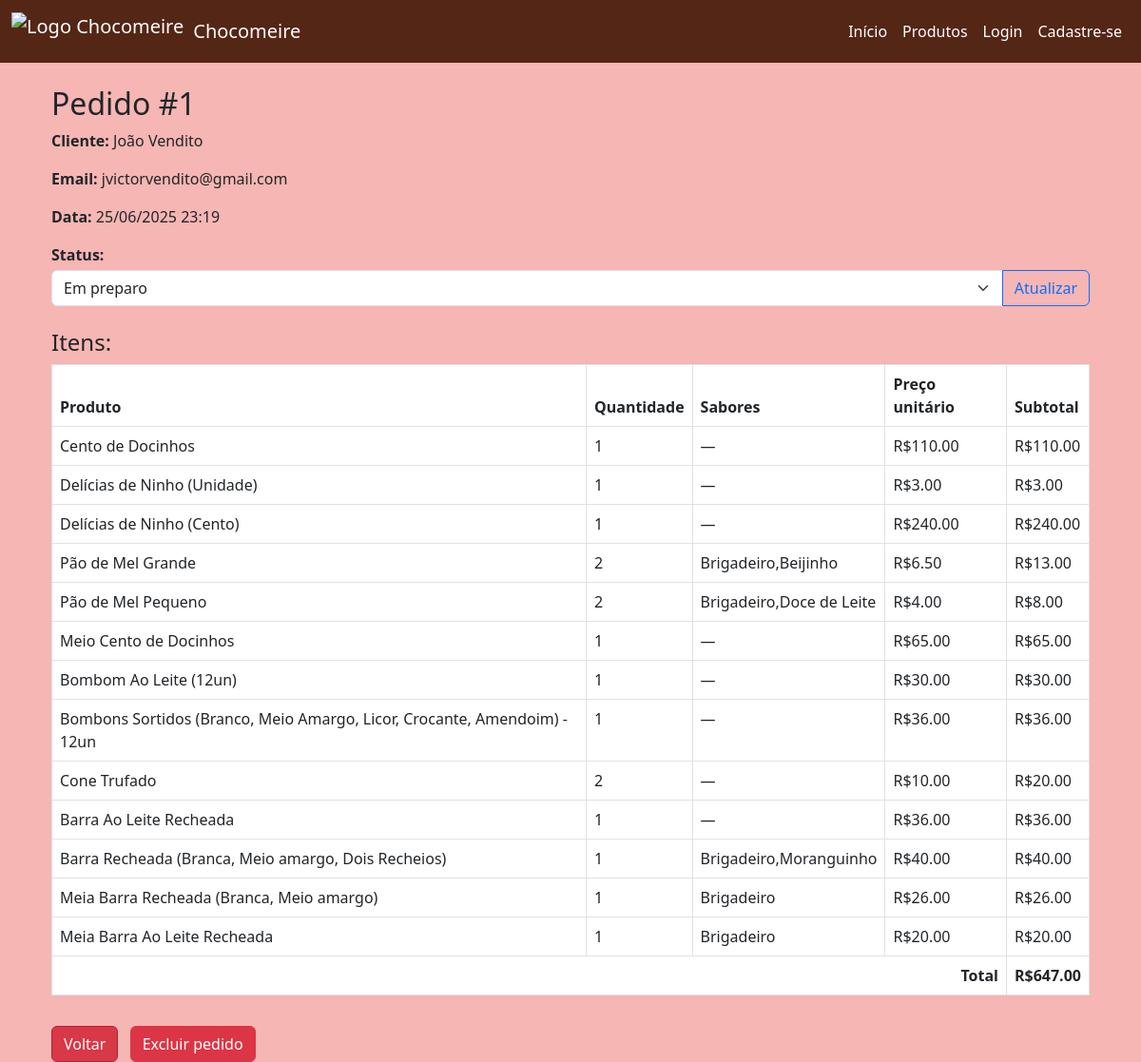
/admin/pedido/1 (signed in), run on the app's committed database.
### models/pedido.py (models this page shows, shortened)
class Pedido(db.Model):
    id = db.Column(db.Integer, primary_key=True)
    cliente_id = db.Column(db.Integer, db.ForeignKey('cliente.id'), nullable=False)
    cliente = db.relationship('Cliente', backref='pedidos')  # ✅ relacionamento com cliente
    status = db.Column(db.String(50), default="Pendente")
    data_criacao = db.Column(db.DateTime, default=datetime.utcnow)  # ✅ campo de data
    itens = db.relationship('ItemPedido', backref='pedido', lazy=True, cascade="all, delete-orphan")

class ItemPedido(db.Model):
    id = db.Column(db.Integer, primary_key=True)
    produto_id = db.Column(db.Integer, db.ForeignKey('produto.id'), nullable=False)
    pedido_id = db.Column(db.Integer, db.ForeignKey('pedido.id'), nullable=False)
    quantidade = db.Column(db.Integer, nullable=False)
    sabores = db.Column(db.String, nullable=True)  # ✅ campo de sabores
    produto = db.relationship('Produto', backref='itens_pedidos')

### models/cliente.py (models this page shows, shortened)
class Cliente(db.Model):
    id = db.Column(db.Integer, primary_key=True)
    nome = db.Column(db.String(100), nullable=False)
    email = db.Column(db.String(100), unique=True, nullable=False)

### models/produto.py (models this page shows, shortened)
class Produto(db.Model):
    id = db.Column(db.Integer, primary_key=True)
    nome = db.Column(db.String(100), nullable=False)
    preco = db.Column(db.Float, nullable=False)
    estoque = db.Column(db.Integer, nullable=False)
    imagem = db.Column(db.String(200), nullable=True)

### app.py (the view)
@app.route('/admin/pedido/<int:pedido_id>')
def admin_detalhes_pedido(pedido_id):
    if not is_admin():
        flash("Acesso restrito ao administrador!", "error")
        return redirect(url_for('home'))
    pedido = Pedido.query.get_or_404(pedido_id)
    cliente = pedido.cliente
    itens = ItemPedido.query.filter_by(pedido_id=pedido.id).all()
    produtos = []
    for item in itens:
        produto = Produto.query.get(item.produto_id)
        produtos.append({
            'nome': produto.nome,
            'quantidade': item.quantidade,
            'preco_unitario': produto.preco,
            'subtotal': item.quantidade * produto.preco,
            'sabores': item.sabores
        })
    total = sum(p['subtotal'] for p in produtos)
    return render_template("admin_pedido.html", pedido=pedido, cliente=cliente, produtos=produtos, total=total)

### app.py (called while the page is built)
def get_usuario_logado():
    if 'usuario_id' in session:
        return db.session.get(User, session['usuario_id'])
    return None

def is_admin():
    usuario = get_usuario_logado()
    return usuario and getattr(usuario, "is_admin", False)

### templates/admin_pedido.html (shortened to what this page needs)
{% extends 'base.html' %}
{% block content %}
<div class="container mt-4">
  <h2>Pedido #{{ pedido.id }}</h2>
  <p><strong>Cliente:</strong> {{ cliente.nome }}</p>
  <p><strong>Email:</strong> {{ cliente.email }}</p>
  <p><strong>Data:</strong> {{ pedido.data_criacao.strftime('%d/%m/%Y %H:%M') if pedido.data_criacao else '—' }}</p>
  <form method="POST" action="{{ url_for('atualizar_status_pedido', pedido_id=pedido.id) }}" class="mb-3">
    <label><strong>Status:</strong></label>
    <div class="input-group mt-1">
      <select name="status" class="form-select" required>
        <option value="Em preparo" {% if pedido.status == 'Em preparo' %}selected{% endif %}>Em preparo</option>
      </select>
      <button type="submit" class="btn btn-outline-primary">Atualizar</button>
    </div>
  </form>
  <h4 class="mt-4">Itens:</h4>
  <table class="table table-bordered">
    <thead>
      <tr>
        <th>Produto</th>
        <th>Quantidade</th>
        <th>Sabores</th>
        <th>Preço unitário</th>
        <th>Subtotal</th>
      </tr>
    </thead>
    <tbody>
      {% for item in produtos %}
      <tr>
        <td>{{ item.nome }}</td>
        <td>{{ item.quantidade }}</td>
        <td>{{ item.sabores if item.sabores else '—' }}</td>
        <td>R${{ '%.2f'|format(item.preco_unitario) }}</td>
        <td>R${{ '%.2f'|format(item.subtotal) }}</td>
      </tr>
      {% endfor %}
    </tbody>
    <tfoot>
      <tr>
        <th colspan="4" class="text-end">Total</th>
        <th>R${{ '%.2f'|format(total) }}</th>
      </tr>
    </tfoot>
  </table>
  <a href="{{ url_for('admin_dashboard') }}" class="btn btn-secondary mt-3">Voltar</a>
  <form method="POST"
        action="{{ url_for('excluir_pedido', pedido_id=pedido.id) }}"
        onsubmit="return confirm('Tem certeza que deseja excluir este pedido?')"
        class="d-inline">
    <button type="submit" class="btn btn-danger mt-3 ms-2">Excluir pedido</button>
  </form>
</div>
{% endblock %}

### static/style.css (style rules this page uses)
body { background-color: #f6b6b3; font-family: 'Segoe UI', Arial, sans-serif; margin: 0; padding: 0; }
.btn-secondary { background-color: #D93846; border-color: #b02534; color: #fff; }

### data on the page
Pedido: id "1", data_criacao "25/06/2025 23:19", status "Em preparo"
Cliente: nome "João Vendito", email "jvictorvendito@gmail.com"
Produto: nome "Cento de Docinhos", quantidade "1", sabores "—", preco_unitario "110.00", subtotal "110.00"
Produto: nome "Delícias de Ninho (Unidade)", quantidade "1", sabores "—", preco_unitario "3.00", subtotal "3.00"
Produto: nome "Delícias de Ninho (Cento)", quantidade "1", sabores "—", preco_unitario "240.00", subtotal "240.00"
Produto: nome "Pão de Mel Grande", preco_unitario "6.50"
ItemPedido: sabores "Brigadeiro,Beijinho"
Produto: nome "Pão de Mel Pequeno", preco_unitario "4.00"
ItemPedido: sabores "Brigadeiro,Doce de Leite"
Produto: nome "Meio Cento de Docinhos", quantidade "1", sabores "—", preco_unitario "65.00", subtotal "65.00"
Produto: nome "Bombom Ao Leite (12un)", quantidade "1", sabores "—", preco_unitario "30.00", subtotal "30.00"
Produto: nome "Bombons Sortidos (Branco, Meio Amargo, Licor, Crocante, Amendoim) - 12un", quantidade "1", sabores "—", preco_unitario "36.00", subtotal "36.00"
Produto: nome "Cone Trufado", quantidade "2", sabores "—", preco_unitario "10.00", subtotal "20.00"
Produto: nome "Barra Ao Leite Recheada", quantidade "1", sabores "—", preco_unitario "36.00", subtotal "36.00"
Produto: nome "Barra Recheada (Branca, Meio amargo, Dois Recheios)", preco_unitario "40.00"
ItemPedido: sabores "Brigadeiro,Moranguinho"
Produto: nome "Meia Barra Recheada (Branca, Meio amargo)", preco_unitario "26.00"
ItemPedido: sabores "Brigadeiro"
Produto: nome "Meia Barra Ao Leite Recheada", preco_unitario "20.00"
ItemPedido: sabores "Brigadeiro"

### other printed values
{{ item.quantidade }} "2" "2" "1" "1" "1"
{{ '%.2f'|format(item.subtotal) }} "13.00" "8.00" "40.00" "26.00" "20.00"
{{ '%.2f'|format(total) }} "647.00"
